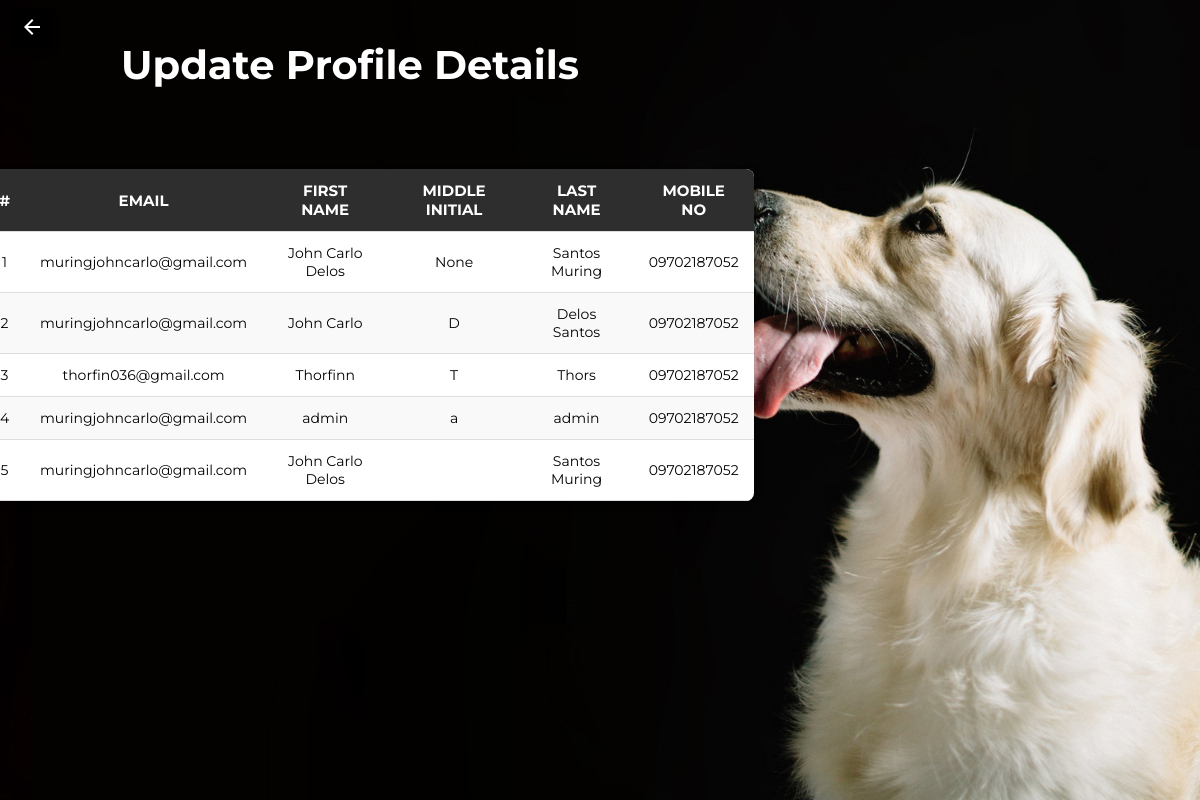
/profiles/ (signed in), run on an earlier commit of the app's database.
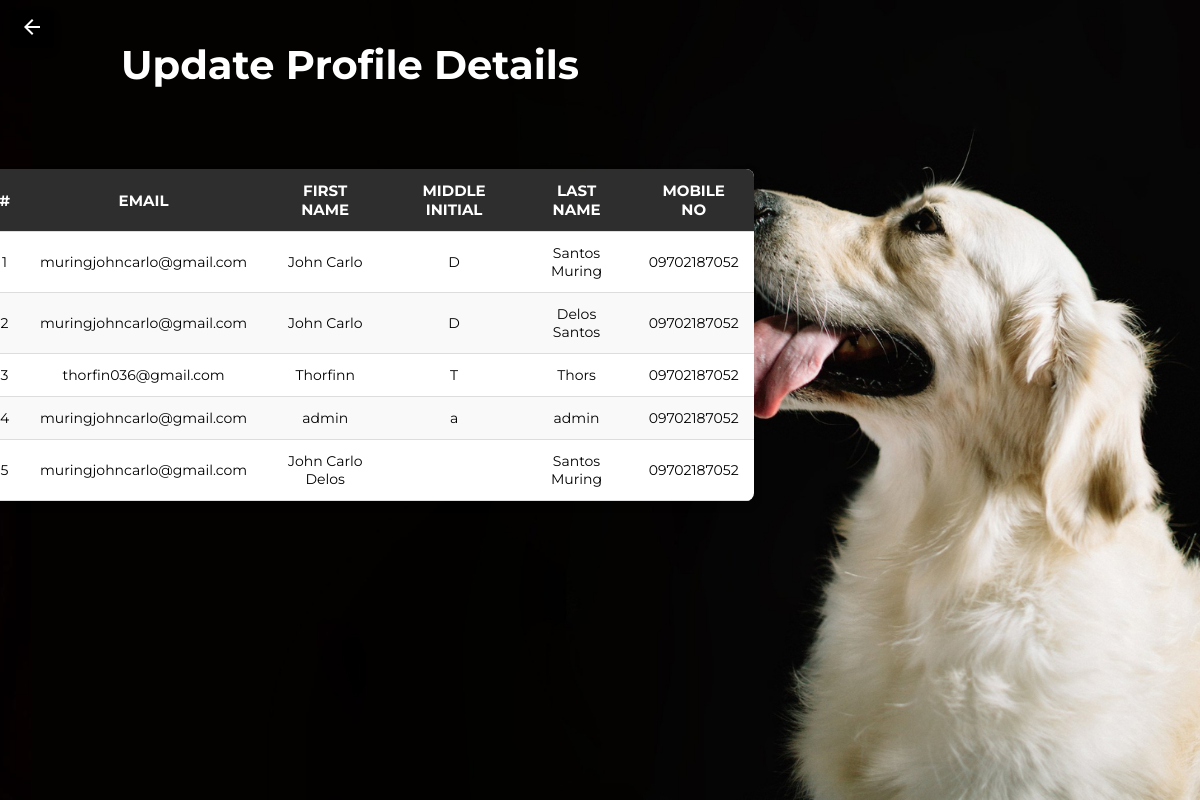
And on a later commit of the database.
### app/models.py (models this page shows, shortened)
class Profile(models.Model):
    user = models.OneToOneField(User, on_delete=models.CASCADE)
    email = models.EmailField(null=True, blank=True)
    first_name = models.CharField(max_length=30, null=True, blank=True)
    last_name = models.CharField(max_length=30, null=True, blank=True)
    middle_initial = models.CharField(max_length=2, null=True, blank=True)
    mobile_no = models.CharField(max_length=15, null=True, blank=True)
    onboarding_complete = models.BooleanField(default=False)
    account_type = models.CharField(max_length=10, null=True, blank=True, default="client")

### app/views.py (the view)
# urls.py: path('profiles/', views.profile_list, name='admin_profiles'),
@login_required
def profile_list(request):
    profiles = Profile.objects.all()
    return render(request, 'admin-update-profile.html', {'profiles': profiles})

### app/templates/admin-update-profile.html (shortened to what this page needs)
{% load static %}
<!DOCTYPE html>
<html lang="en">
<head>
    <link rel="stylesheet" href="{% static 'css/adminprof.css' %}">
</head>
<body>
<div class="admin-profiles-page">
    <a href="{% url 'admin-home' %}" class="home-btn">
        <button class="home-btn-button">
            <svg xmlns="http://www.w3.org/2000/svg" height="24px" viewBox="0 -960 960 960" width="24px" fill="#FFFFFF">
                <path d="m313-440 224 224-57 56-320-320 320-320 57 56-224 224h487v80H313Z"/>
            </svg>
        </button>
    </a>
    <div class="admin-profiles-main-text">
        <p>Update Profile Details</p>
    </div>
    <div class="admin-profiles-content">
        {% if profiles %}
        <div class="admin-profiles-table-container">
            <table class="admin-profiles-table">
                <thead>
                    <tr>
                        <th>#</th>
                        <th>Email</th>
                        <th>First Name</th>
                        <th>Middle Initial</th>
                        <th>Last Name</th>
                        <th>Mobile No</th>
                    </tr>
                </thead>
                <tbody>
                    {% for profile in profiles %}
                    <tr class="clickable-row" data-id="{{ profile.id }}"
                        data-email="{{ profile.email }}" data-first-name="{{ profile.first_name }}"
                        data-middle-initial="{{ profile.middle_initial }}" data-last-name="{{ profile.last_name }}"
                        data-mobile-no="{{ profile.mobile_no }}">
                        <td>{{ forloop.counter }}</td>
                        <td>{{ profile.email }}</td>
                        <td>{{ profile.first_name }}</td>
                        <td>{{ profile.middle_initial }}</td>
                        <td>{{ profile.last_name }}</td>
                        <td>{{ profile.mobile_no }}</td>
                    </tr>
                    {% endfor %}
                </tbody>
            </table>
        </div>
        {% else %}
        <div class="admin-profiles-no-appointments">
            <h2>No Profiles Registered</h2>
            <p>There are currently no profiles registered.</p>
        </div>
        {% endif %}
    </div>
</div>
</body>
</html>

What changed in the data, as far as the page shows it:
changed Profile (number 1 of 5 on the later page): first_name "John Carlo Delos" → "John Carlo"; middle_initial "None" → "D"
